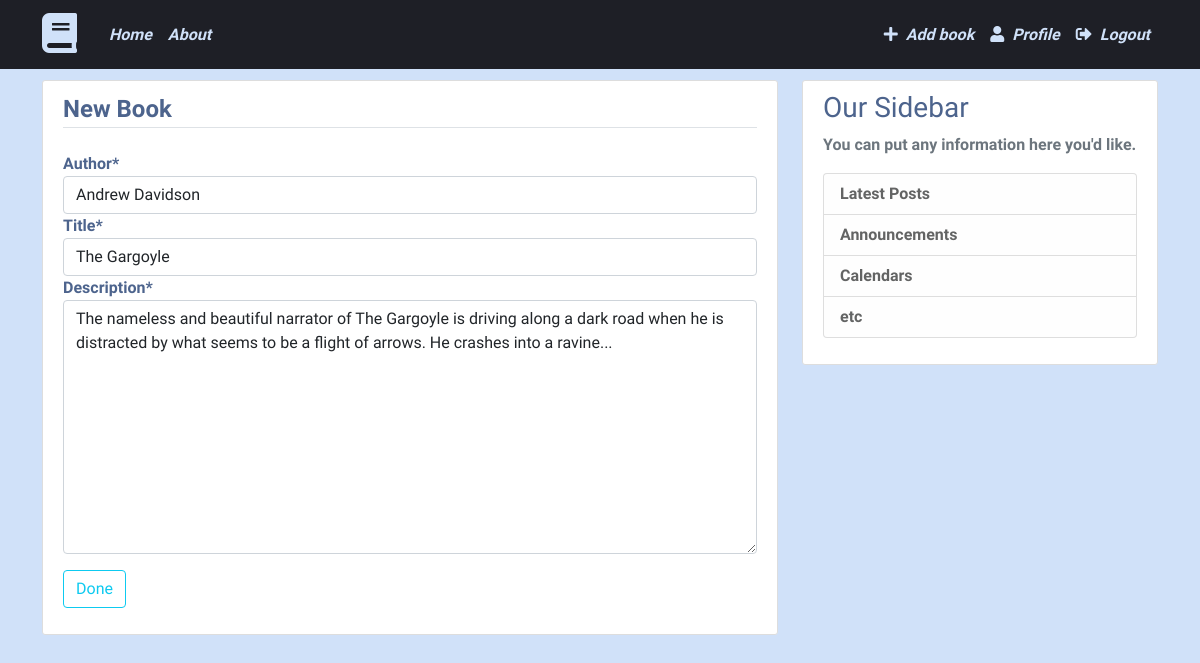
The app's page /book/3/update/ (signed in) with its own data.
### bookstore/models.py (models this page shows, shortened)
class Book(models.Model):
    title = models.CharField(max_length=100)
    description = models.TextField()
    author = models.CharField(max_length=100)
    status = models.CharField(max_length=100, default='available')
    lent_to = models.ForeignKey(User, default=None, on_delete=models.SET_DEFAULT, null=True, blank=True)

### bookstore/views.py (the view, shortened to what this page needs)
# urls.py: path('book/<int:pk>/update/', BookUpdateView.as_view(), name='book-update'),
class BookUpdateView(LoginRequiredMixin, PermissionRequiredMixin, UpdateView):
    permission_required = 'bookstore.change_book'
    model = Book
    context_object_name = 'book'
    fields = ['author','title', 'description']

### bookstore/templates/bookstore/book_form.html (shortened to what this page needs)
{% extends 'bookstore/base.html' %}
{% load crispy_forms_tags %}
{% block content %}
    <div class='content-section'>
        <form method="POST">
            <fieldset class='form-group'>
                <legend class='border-bottom mb-4'>New Book</legend>
                {{ form|crispy }}
            </fieldset>
            <div class='form-group my-3'>
                <button class='btn btn-outline-info' type="submit">Done</button>
            </div>
        </form>
    </div>
{% endblock content %}

### bookstore/static/bookstore/main.css (style rules this page uses)
body { background: #D0E1F9; color: #4D648D; margin-top: 5rem; font-family: 'Viaoda Libre', cursive; font-weight: bold; }
.content-section { background: #ffffff; padding: 10px 20px; border: 1px solid #dddddd; border-radius: 3px; margin-bottom: 20px; }

### records on screen
Book: author "Andrew Davidson", title "The Gargoyle", description "The nameless and beautiful narrator of The Gargoyle is driving along a dark road when he is distracted by what seems to be a flight of arrows. He crashes into a ravine..."
